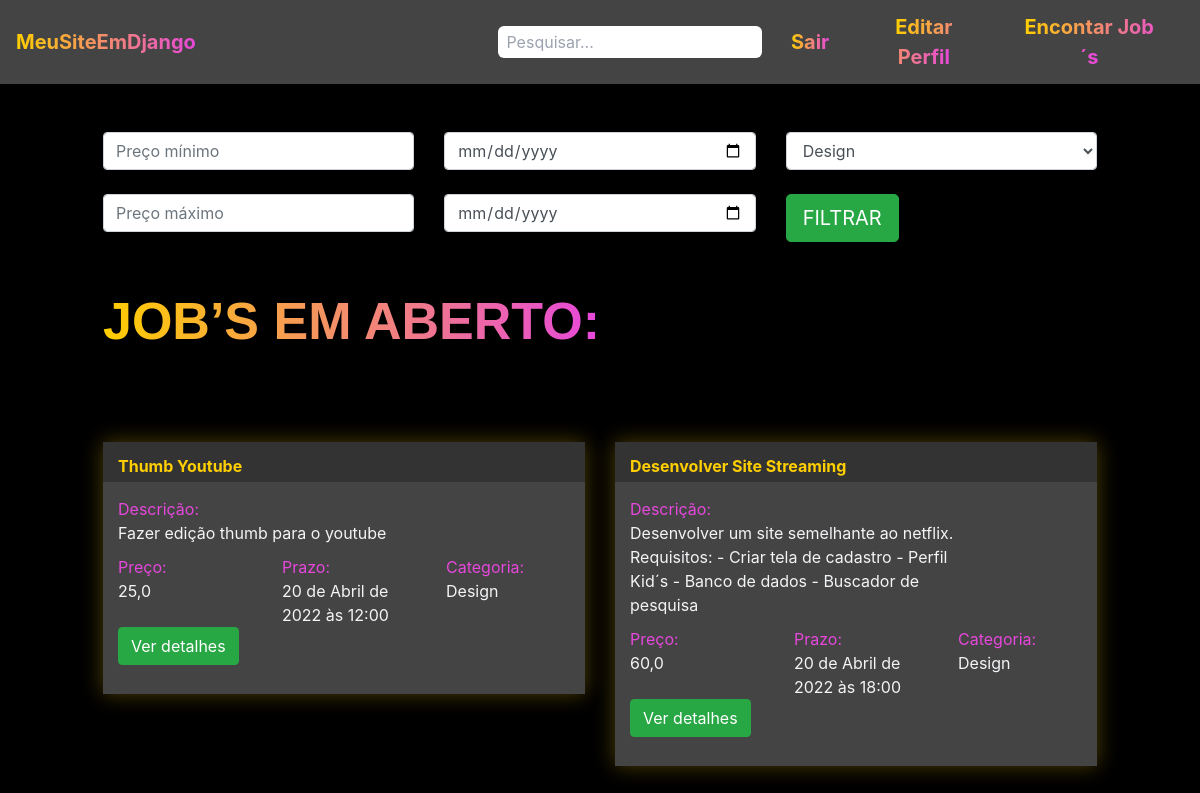
/jobs/encontrar_jobs/ (signed in), run on the app's committed database.
### jobs/models.py (models this page shows, shortened)
class Jobs(models.Model):
    categoria_choices = (('D', 'Design'),
                         ('EV', 'Edição de Vídeo'))
    status_choices = (('C', 'Em criação'),
                      ('AA', 'Aguardando aprovação'),
                      ('F', 'Finalizado'))
    titulo = models.CharField(max_length=200)
    descricao = models.TextField()
    categoria = models.CharField(max_length=2, choices=categoria_choices, default="D")
    prazo_entrega = models.DateTimeField()
    preco = models.FloatField()
    referencias = models.ManyToManyField(Referencias)
    profissional = models.ForeignKey(User, on_delete=models.DO_NOTHING, null=True, blank=True)
    reservado = models.BooleanField(default=False)
    status = models.CharField(max_length=2, choices=status_choices, default='C')
    arquivo_final = models.FileField(null=True)

### jobs/views.py (the view)
# urls.py: path('encontrar_jobs/', views.encontrar_jobs, name="encontrar_jobs"),
@login_required(login_url='/auth/logar')
def encontrar_jobs(request):
    if request.method == 'GET':
        preco_minimo = request.GET.get('preco_minimo')
        preco_maximo = request.GET.get('preco_maximo')
        prazo_minimo = request.GET.get('prazo_minimo')
        prazo_maximo = request.GET.get('prazo_maximo')
        categoria = request.GET.get('categoria')
        if preco_minimo or preco_maximo or prazo_minimo or prazo_maximo or categoria:
            if not preco_minimo:
                preco_minimo = 0
            if not preco_maximo:
                preco_maximo = 999999
            if not prazo_minimo:
                prazo_minimo = datetime(year=1900, month=1, day=1)
            if not prazo_maximo:
                prazo_maximo = datetime(year=3000, month=1, day=1)
            if categoria == 'D':
                categoria = ['D',]
            elif categoria == 'EV':
                categoria = ['EV',]
            jobs = Jobs.objects.filter(preco__gte=preco_minimo)\
                .filter(preco__lte=preco_maximo)\
                .filter(prazo_entrega__gte=prazo_minimo)\
                .filter(prazo_entrega__lte=prazo_maximo)\
                .filter(categoria__in=categoria)\
                .filter(reservado=False)
        else:
            jobs = Jobs.objects.filter(reservado=False)
        return render(request, 'encontrar_jobs.html', {'jobs': jobs})

### jobs/models.py (called while the page is built)
    def __str__(self) -> str:
        return self.arquivo.url

### jobs/templates/encontrar_jobs.html (shortened to what this page needs)
{% extends 'base.html' %}
{% load static %}
{% block 'head' %}
<link rel="stylesheet" href="{% static 'jobs/css/encontrar_jobs.css' %}">
{% endblock %}
{% block 'body' %}
<div class="container">
    <br>
    <br>
    <div class="row">
        <div class="col-sm">
            <form action="{% url 'encontrar_jobs' %}" method="GET">{% csrf_token %}
                <input type="text" class="form-control" placeholder="Preço mínimo" name="preco_minimo">
                <br>
                <input type="text" class="form-control" placeholder="Preço máximo" name="preco_maximo">
            </form>
        </div>
        <div class="col-sm">
            <input type="date" class="form-control" name="prazo_minimo">
            <br>
            <input type="date" class="form-control" name="prazo_maximo">
        </div>
        <div class="col-sm">
            <select class="form-control" name="categoria">
                <option value="D">Design</option>
            </select>
            <br>
            <input type="submit" class="btn btn-success btn-lg" value="FILTRAR">
        </div>
    </div>
    <br>
    <br>
    <h2 class="titulo">JOB’S EM ABERTO:</h2>
    <div class="row justify-content-around">
        {% for job in jobs %}
        <div class="col-6 row-card">
            <div class="card-job">
                <div class="header-job">
                    <h4 class="titulo-job">{{job.titulo}}</h4>
                </div>
                <div class="body-job">
                    <p class="titulo-body">Descrição:</p>
                    <div style="width: 70%">
                        <p>{{job.descricao}}</p>
                    </div>
                    <div class="row">
                        <div class="col-4">
                            <p class="titulo-body">Preço:</p>
                            <p>{{job.preco}}</p>
                        </div>
                        <div class="col-4">
                            <p class="titulo-body">Prazo:</p>
                            <p>{{job.prazo_entrega}}</p>
                        </div>
                        <div class="col-4">
                            <p class="titulo-body">Categoria:</p>
                            <p>{% if job.categoria == 'D' %}
                                Design
                                {% else %}
                                Edição de Video
                                {% endif %}
                            </p>
                        </div>
                    </div>
                    <button class="btn btn-success" data-toggle="modal" data-target="#modal-{{job.id}}">Ver detalhes
                    </button>
                    <br>
                    <br>
                </div>
            </div>
        </div>
        {% endfor %}
    </div>
</div>
{% endblock %}

### templates/static/jobs/css/encontrar_jobs.css (style rules this page uses)
.card-job { background-color: #444; box-shadow: 0 0px 20px 0 rgba( 255, 207, 0, 0.3 ); padding: 0; margin-top: 50px; }
.header-job { background-color: #333; width: 100% !important; padding: 5px; padding-left: 15px; }
.row-card { margin-top: 40px; }
.titulo-job { color: #FFCF00; font-weight: bold; margin-top: 10px; }
.body-job { padding: 5px; padding-left: 15px; }
.titulo-body { color: #E747DC; margin-top: 10px; }
.titulo { font-family: Arial, Helvetica, sans-serif; font-weight: bold; font-size: 52px; display: inline; background-image: linear-gradient(90deg, rgba(255,207,0,1) 0%, rgba(231,71,220,1) 100%); background-clip: text; -webkit-background-clip: text; color: transparent; padding-bottom: 10px; }

### data on the page
Jobs: titulo "Thumb Youtube", descricao "Fazer edição thumb para o youtube", preco "25,0", prazo_entrega "20 de Abril de 2022 às 12:00", categoria "Design"
Jobs: titulo "Desenvolver Site Streaming", descricao "Desenvolver um site semelhante ao netflix. Requisitos: - Criar tela de cadastro - Perfil Kid´s - Banco de dados - Buscador de pesquisa", preco "60,0", prazo_entrega "20 de Abril de 2022 às 18:00", categoria "Design"
